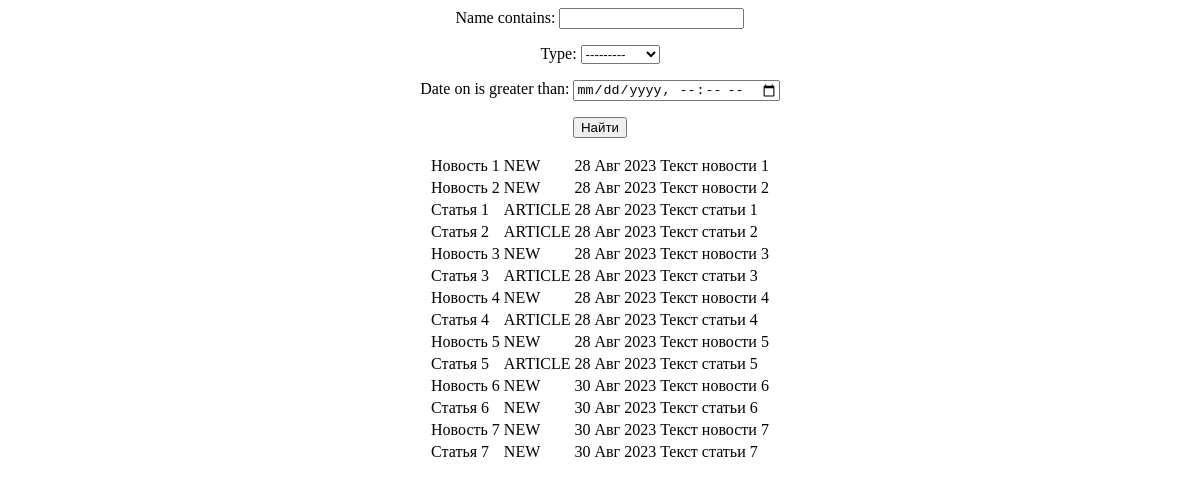
The page /news/search on the database as committed earlier.
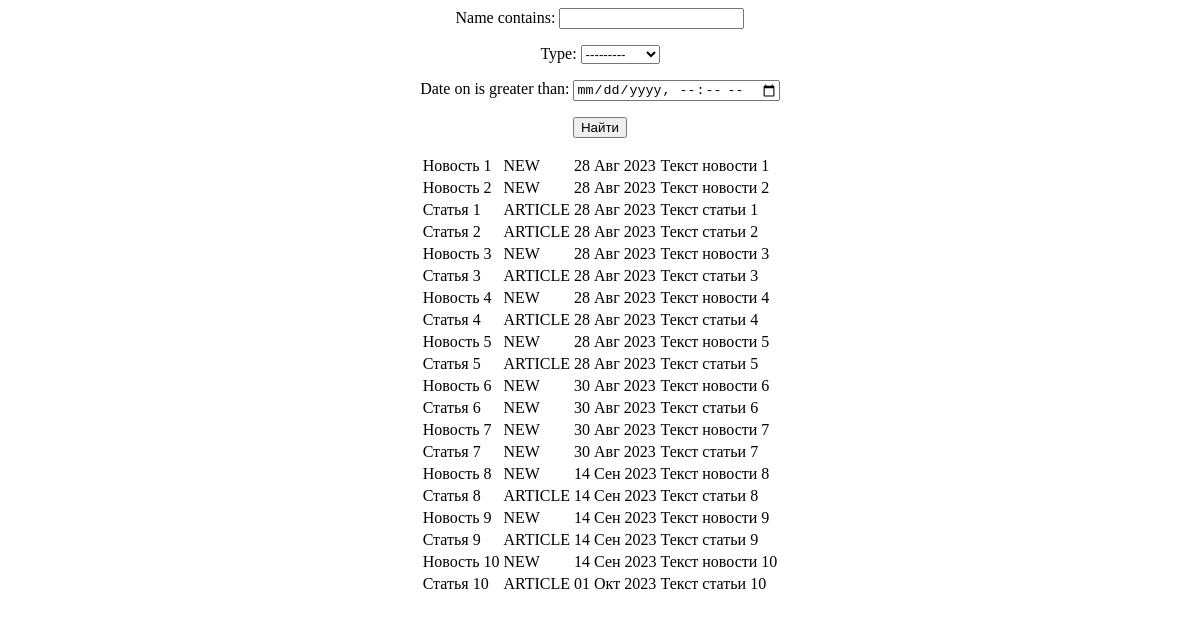
The same page on the database as committed later.
### newsportal/models.py (models this page shows, shortened)
class News(models.Model):
    NEWS = 'NEW'
    ARTICLES = 'ARTICLE'
    TYPES = (
        (NEWS, ('NEW')),
        (ARTICLES, ('ARTICLE'))
    )
    name = models.CharField(
        max_length=50,
        unique=True,
    )
    type = models.CharField(max_length=8, choices=TYPES, default=ARTICLES, unique=False)
    category = models.ForeignKey(
        to='Category',
        on_delete=models.CASCADE,
    )
    text = models.TextField()
    date_on = models.DateField(auto_now_add = True)

### newsportal/views.py (the view)
# urls.py: path('news/search', NP_Search.as_view(), name='news_search'),
class NP_Search(ListView):
    form_class = NewsForm
    model = News
    template_name = 'news_search.html'
    context_object_name = 'text'
    def get_queryset(self):
        queryset = super().get_queryset()
        self.filterset = NewsFilter(self.request.GET, queryset)
        return self.filterset.qs
    def get_context_data(self, **kwargs):
        context = super().get_context_data(**kwargs)
        context['filterset'] = self.filterset
        return context

### newsportal/templates/news_search.html (shortened to what this page needs)
<html>
{% load custom_tags %}
<body>
<center>
    <form action="" method="get">
       {{ filterset.form.as_p }}
       <input type="submit" value="Найти" />
    </form>
   <table>
   {% for i in text %}
   <tr>
       <td>{{ i.name }}</td>
       <td>{{ i.type }}</td>
       <td>{{ i.date_on|date:'d M Y' }}</td>
       <td>{{ i.text|truncatechars:20 }}</td>
   </tr>
   {% endfor %}
   </table>
</center>
</body>
</html>

Rows that differ between the two databases and show on the page:
added News: name "Новость 8", type "NEW", date_on "14 Сен 2023", text "Текст новости 8"
added News: name "Статья 8", type "ARTICLE", date_on "14 Сен 2023", text "Текст статьи 8"
added News: name "Новость 9", type "NEW", date_on "14 Сен 2023", text "Текст новости 9"
added News: name "Статья 9", type "ARTICLE", date_on "14 Сен 2023", text "Текст статьи 9"
added News: name "Новость 10", type "NEW", date_on "14 Сен 2023", text "Текст новости 10"
added News: name "Статья 10", type "ARTICLE", date_on "01 Окт 2023", text "Текст статьи 10"
